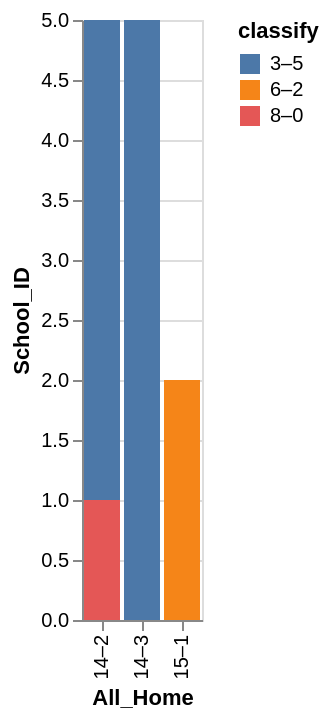

Specify this chart in Vega-Lite:
### Vega-Lite specification from a JSON file in a GitHub repository (floating-point values rounded to 4 significant figures)
{"data": {"values": [{"x_data": "14–2", "y_data": 4, "classify": "3–5"}, {"x_data": "14–3", "y_data": 5, "classify": "3–5"}, {"x_data": "15–1", "y_data": 0, "classify": "3–5"}, {"x_data": "14–2", "y_data": 0, "classify": "6–2"}, {"x_data": "14–3", "y_data": 0, "classify": "6–2"}, {"x_data": "15–1", "y_data": 2, "classify": "6–2"}, {"x_data": "14–2", "y_data": 1, "classify": "8–0"}, {"x_data": "14–3", "y_data": 0, "classify": "8–0"}, {"x_data": "15–1", "y_data": 0, "classify": "8–0"}]}, "mark": "bar", "encoding": {"x": {"field": "x_data", "type": "nominal", "title": "All_Home", "sort": "ascending"}, "y": {"field": "y_data", "type": "quantitative", "title": "School_ID"}, "color": {"field": "classify"}}}
